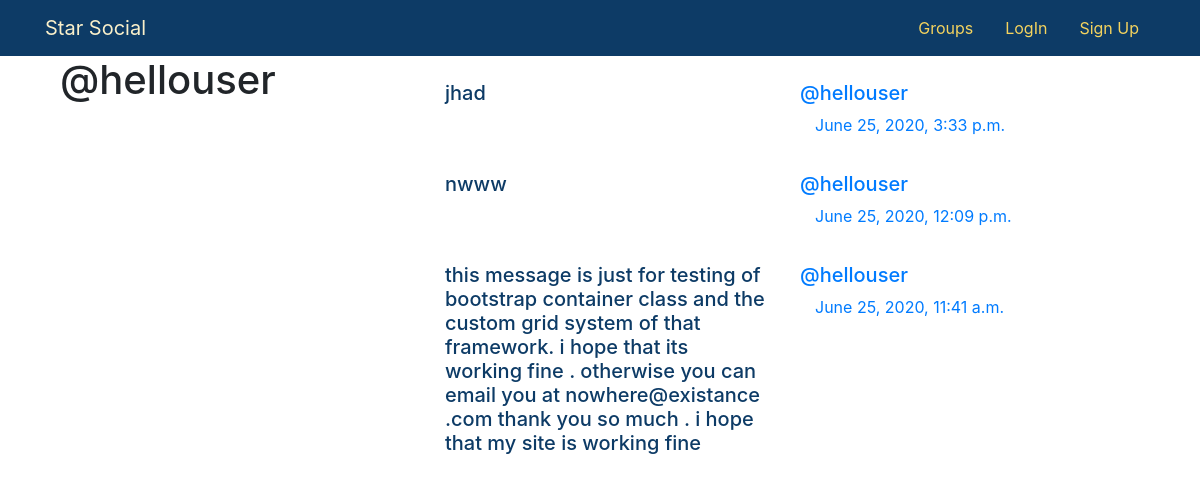
The page /posts/by/hellouser/ on the database its author committed.
### posts/models.py (models this page shows, shortened)
class Post(models.Model):
    user=models.ForeignKey(User,related_name='posts',on_delete=models.CASCADE)
    created_at= models.DateTimeField(auto_now=True)
    message= models.TextField()
    message_html = models.TextField(editable=False)
    group = models.ForeignKey(Group,related_name='posts',on_delete=models.CASCADE,null=True,blank=True)
    class Meta:
        ordering = ["-created_at"]
        unique_together= ['user','message']

### posts/views.py (the view)
# urls.py: path('by/<username>/',views.UserPosts.as_view(),name='for_user'),
class UserPosts(generic.ListView):
    model = models.Post
    template_name = 'posts/user_post_list.html'
    def get_queryset(self):
        try:
            self.post_user = User.objects.prefetch_related('posts').get(username__iexact=self.kwargs.get('username'))
        except User.DoesNotExist:
            raise Http404
        else:
            return self.post_user.posts.all()
    def get_context_data(self,**kwargs):
        context=super().get_context_data(**kwargs)
        context['post_user']=self.post_user
        return context

### posts/templates/posts/user_post_list.html
{% extends "posts/post_base.html" %}
{% block prepost %}
<div class="col-md-4">
	<h1>@{{ post_user.username }}</h1>
</div>
{% endblock %}
{% block post_content %}
<div class="col-md-8">
	{% for post in post_list %}
		{% include "posts/_post.html" %}
	{% endfor %}
</div>
{% endblock %}

### posts/templates/posts/_post.html (shortened to what this page needs)
<div class="container loginout">
	<div class="row justify-content-start">
		<div class="col-6">
			<h3>{{ post.message_html|safe }}</h3>
    </div>
		<div class="col-md-auto">
			<h5 class="media-heading">
				<span class="username "><a href="{% url 'posts:for_user' username=post.user.username %}">@{{ post.user.username }}</a></span>
			</h5>
			<time class="time col-sm-2"><a href="{% url 'posts:single' username=post.user.username pk=post.pk %}">{{ post.created_at }}</a></time>
    </div>
    <div class="col-md-auto">
			    </div>
	</div>
</div>

### static/css/master.css (style rules this page uses)
.loginout { margin-top:25px; margin-bottom: 35px ; color: #0d3b66; }
p { font-size: 20px; }

### rows shown on the page
Post: message_html "jhad", user.username "hellouser", created_at "June 25, 2020, 3:33 p.m."
Post: message_html "nwww", user.username "hellouser", created_at "June 25, 2020, 12:09 p.m."
Post: message_html "this message is just for testing of bootstrap container class and the custom grid system of that framework. i hope that its working fine . otherwise you can email you at nowhere@existance .com thank you so much . i hope that my site is working fine", user.username "hellouser", created_at "June 25, 2020, 11:41 a.m."

### other values the page prints
{{ post_user.username }} "hellouser"
